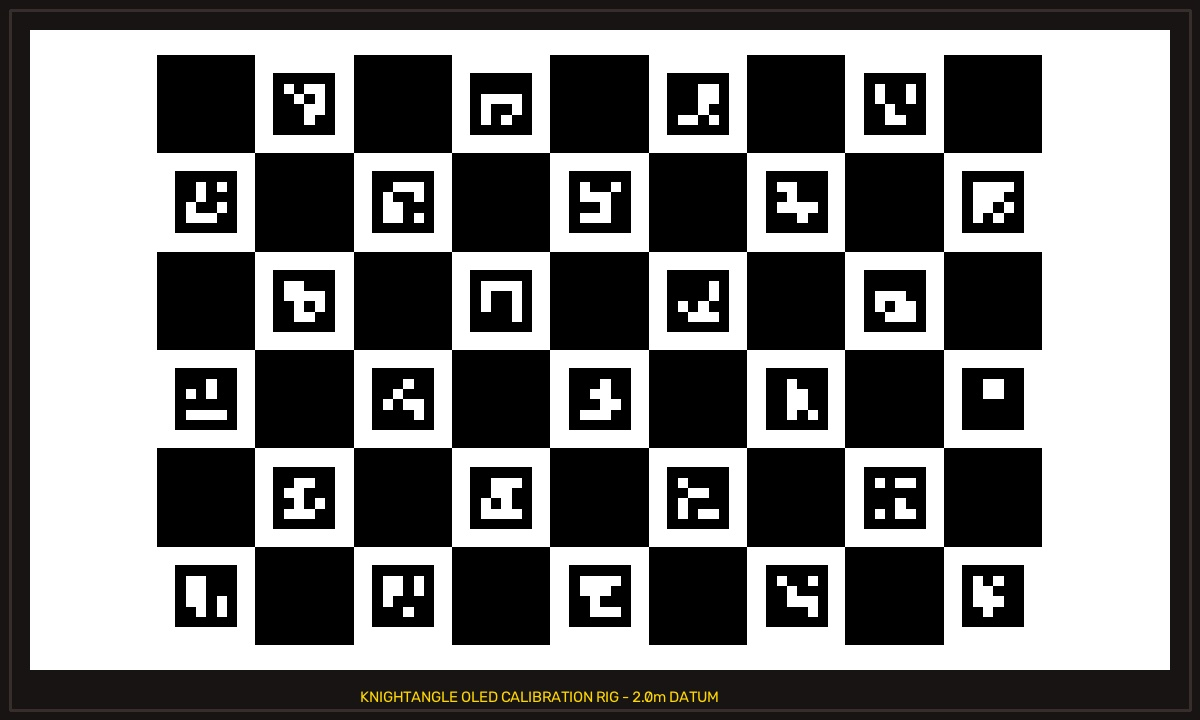
#> input picture ChArUco.jpg, 1200 x 720 px
$ python -i glare_reduction.py   (imports and definitions only)
#> lines starting #> are read from the running program, lines starting #| are printed output that depends on the picture
#> further down, picture is the input picture: shape (720, 1200, 3); mean B, G, R 117.8, 118.2, 119
"""
KnightAngle ADAS Calibration Platform
Environmental Glare & Reflection Suppression Filter

Designed for:
1. Production Edge AI: Inferences ONNX model (trained by team) for deep glare removal.
2. Classical CV Fallback: Uses CLAHE (Contrast Limited Adaptive Histogram Equalization)
   and highlight thresholding to isolate calibration patterns from windshield glare.
"""

import os
import cv2
import numpy as np

class GlareReducer:
    def __init__(self, model_path="models/glare_reduction.onnx"):
        self.model_path = model_path
        self.session = None
        self.has_onnx = False

        if os.path.exists(model_path):
            try:
                import onnxruntime as ort
                self.session = ort.InferenceSession(model_path)
                self.has_onnx = True
                print(f"[GlareReducer] Loaded Edge AI model: {model_path}", flush=True)
            except Exception as e:
                print(f"[GlareReducer] ONNX model found but could not load runtime: {e}", flush=True)
        else:
            print("[GlareReducer] Active mode: Classical Adaptive Contrast Normalization (CLAHE).", flush=True)

        # Classical fallback CLAHE processor
        self.clahe = cv2.createCLAHE(clipLimit=2.0, tileGridSize=(8, 8))

    def suppress_glare(self, bgr_image):
        """
        Suppresses harsh workshop tube-light reflections and glare.
        Returns the enhanced image for high-accuracy corner tracking.
        """
        if self.has_onnx and self.session is not None:
            try:
                # Placeholder for ONNX tensor preprocessing / postprocessing
                # (Can be tailored to match teammate's exact input shape)
                return bgr_image
            except Exception:
                pass

        # Classical real-time glare mitigation:
        # Convert to LAB color space to equalize Luminance without altering color
        lab = cv2.cvtColor(bgr_image, cv2.COLOR_BGR2LAB)
#> lab: shape (720, 1200, 3); mean of channels 0, 1, 2 117.9, 128.3, 128.5
        l, a, b = cv2.split(lab)
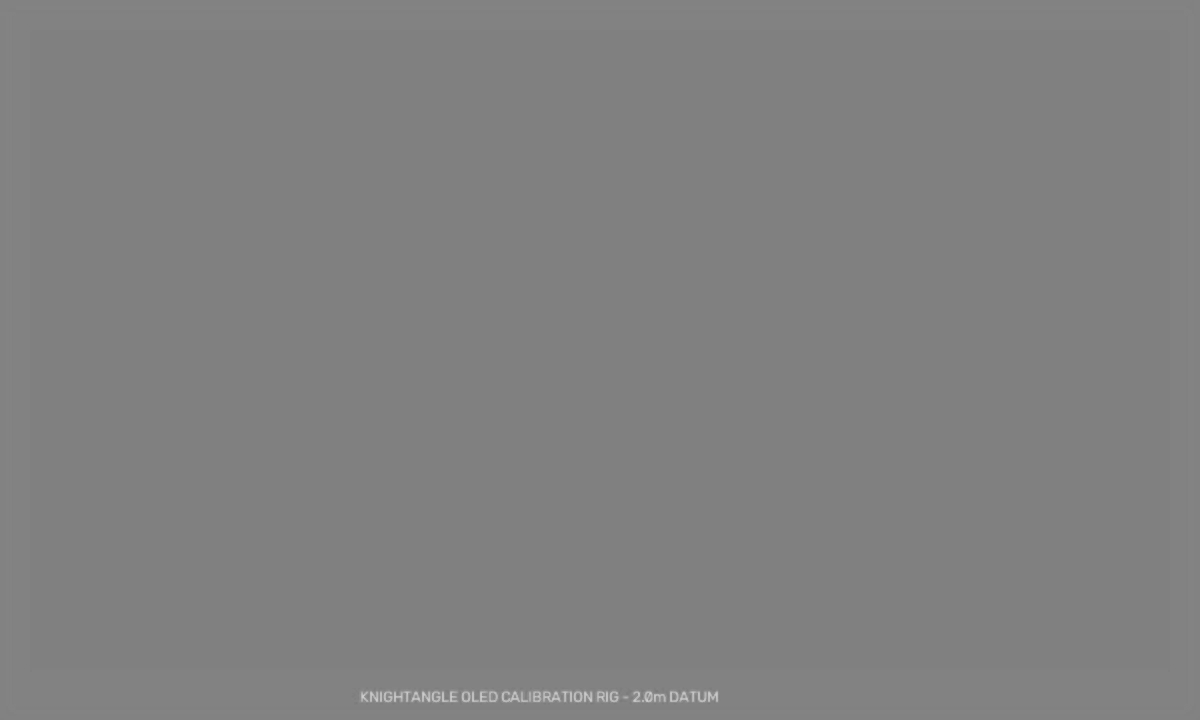
#> b: shape (720, 1200); min 122, max 207, mean 128.5

        # Apply CLAHE to L-channel to spread high-intensity glare into visible details
        l_norm = self.clahe.apply(l)

        # Merge back
        lab_norm = cv2.merge((l_norm, a, b))
#> lab_norm: shape (720, 1200, 3); mean of channels 0, 1, 2 120.1, 128.3, 128.5
        enhanced = cv2.cvtColor(lab_norm, cv2.COLOR_LAB2BGR)
        return enhanced

>>> import cv2
>>> picture = cv2.imread('ChArUco.jpg')
>>> result = GlareReducer().suppress_glare(picture)
